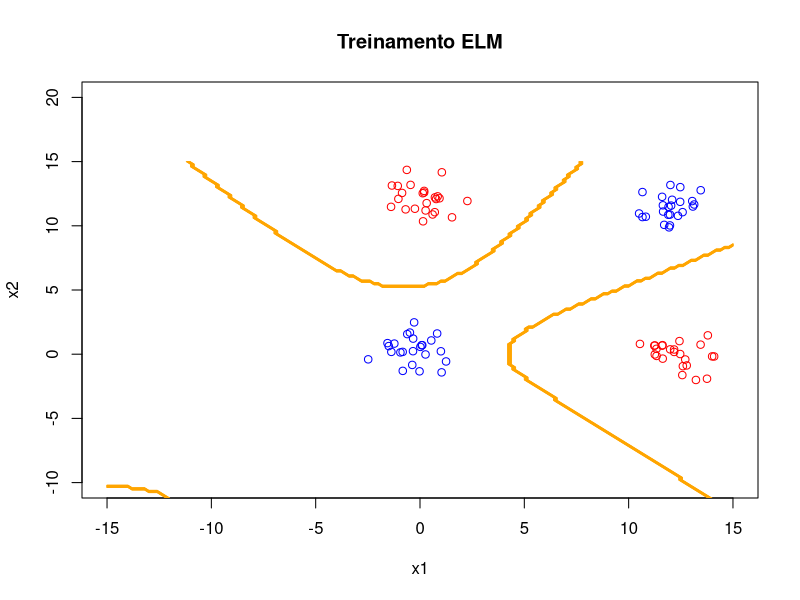

This chart was generated by the following R code:
# Y = HW (pagina 76 notas de aula)
# onde H = tanh(x * Z)

# cria as funções que geram A e P, vamos precisar deles no LOO no final da aula

rm(list = ls())
# dev.off()

library("corpcor")

# usa N divisivel por 4 para evitar problema, pois contruo os dados de um quarto
# em um quarto
# Note que N é o numero total de dados
N <- 96 
p <- 50
lambda <- 0.2

xc1p1 <- cbind(rnorm(N / 4) + 12, rnorm(N / 4))
xc1p2 <- cbind(rnorm(N / 4), rnorm(N / 4) + 12)
xc1 <- rbind(xc1p1, xc1p2)

xc2p1 <- cbind(rnorm(N / 4), rnorm(N / 4))
xc2p2 <- cbind(rnorm(N / 4) + 12, rnorm(N / 4) + 12)
xc2 <- rbind(xc2p1, xc2p2)

plot(
  NULL,
  main = "Treinamento ELM",
  xlab = "x1",
  ylab = "x2",
  ylim = c(-10, 20),
  xlim = c(-15, 15)
)

points(xc1[, 1], xc1[, 2], col = "red")
points(xc2[, 1], xc2[, 2], col = "blue")

Y <- rbind(matrix(-1, nrow = N / 2), matrix(1, nrow = N / 2))

Z <- replicate(p, runif(3, -0.5, 0.5))

X <- as.matrix(rbind(xc1, xc2))

Xaug <- cbind(replicate(N, 1), X)

H <- tanh(Xaug %*% Z) # tanh é a função de ativação da camada intermediária

# define as matrizes A e P
# L = lambda * diag(p)
A <- (t(H) %*% H) + (lambda * diag(p))
A_inv <- solve(A)
W <- A_inv %*% t(H) %*% Y

P <- (diag(N) - H %*% solve(A) %*% t(H))

Yhat_train <- H %*% W
e_train <- sum((Y - Yhat_train)^2) / 4
# print(e_train)

# com A e P, podemos calcular os erros

Je <- t(Y) %*% (P %*% P) %*% Y

Jew <- t(Y - Yhat_train) %*% (Y - Yhat_train)
print(cbind(Je, Jew))

Jw <- t(Y) %*% (P - P %*% P) %*% Y
Jww <- t(W) %*% (lambda * diag(p)) %*% W
print(cbind(Jw, Jww))

J <- t(Y) %*% P %*% Y
Jsum <- Jew + Jww
print(cbind(J, Jsum))

## achei o W, agora vamos aplicar esse paramentro aprendido sobre o grid

seqx1x2 <- seq(-15, 15, 0.2)
npgrid <- length(seqx1x2)
M <- matrix(nrow = npgrid, ncol = npgrid)
ci <- 0

for (x1 in seqx1x2) {
  ci <- ci + 1
  cj <- 0
  for (x2 in seqx1x2) {
    cj <- cj + 1
    xin <- as.matrix(cbind(1, x1, x2))
    H_in <- tanh(xin %*% Z)
    M[ci, cj] <- 1.0 * (H_in %*% W >= 0)
    # a saida final da rede é Y(x) = H * W, onde H = tanh(x * Z)
    # a rede tem 3 entradas (recebe um vetor de 3 posições), e retorna
    # 1 ou -1 na saida, que plotamos com o contour no R
  }
}

contour(
  seqx1x2,
  seqx1x2,
  M,
  add = TRUE,
  lwd = 1,
  drawlabels = FALSE,
  col = "orange"
)
